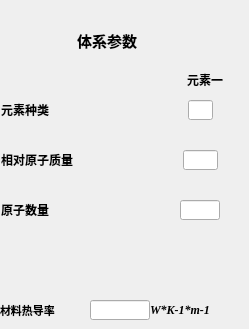
                 <widget class="QWidget" name="page_7">
                  <widget class="QWidget" name="widget_10" native="true">
                   <property name="geometry">
                    <rect>
                     <x>0</x>
                     <y>20</y>
                     <width>240</width>
                     <height>250</height>
                    </rect>
                   </property>
                   <property name="styleSheet">
                    <string notr="true">border-top-color: rgb(130, 130, 130);
border-bottom-color: rgb(130, 130, 130);
border-left-color: rgb(130, 130, 130);</string>
                   </property>
                   <widget class="QLabel" name="label_63">
                    <property name="geometry">
                     <rect>
                      <x>77</x>
                      <y>10</y>
                      <width>80</width>
                      <height>20</height>
                     </rect>
                    </property>
                    <property name="font">
                     <font>
                      <family>微软雅黑</family>
                      <pointsize>11</pointsize>
                      <weight>75</weight>
                      <bold>true</bold>
                     </font>
                    </property>
                    <property name="styleSheet">
                     <string notr="true">border-color: rgb(255, 255, 255);
color: rgb(0, 0, 0);</string>
                    </property>
                    <property name="text">
                     <string>体系参数</string>
                    </property>
                   </widget>
                   <widget class="QLabel" name="label_64">
                    <property name="geometry">
                     <rect>
                      <x>1</x>
                      <y>80</y>
                      <width>71</width>
                      <height>20</height>
                     </rect>
                    </property>
                    <property name="font">
                     <font>
                      <family>微软雅黑</family>
                      <pointsize>9</pointsize>
                      <weight>75</weight>
                      <bold>true</bold>
                     </font>
                    </property>
                    <property name="styleSheet">
                     <string notr="true">border-color: rgb(255, 255, 255);
color: rgb(0, 0, 0);</string>
                    </property>
                    <property name="text">
                     <string>元素种类</string>
                    </property>
                   </widget>
                   <widget class="QLabel" name="label_65">
                    <property name="geometry">
                     <rect>
                      <x>180</x>
                      <y>50</y>
                      <width>50</width>
                      <height>20</height>
                     </rect>
                    </property>
                    <property name="font">
                     <font>
                      <family>微软雅黑</family>
                      <pointsize>9</pointsize>
                      <weight>75</weight>
                      <bold>true</bold>
                     </font>
                    </property>
                    <property name="styleSheet">
                     <string notr="true">border-color: rgb(255, 255, 255);
color: rgb(0, 0, 0);</string>
                    </property>
                    <property name="text">
                     <string>元素一</string>
                    </property>
                    <property name="alignment">
                     <set>Qt::AlignCenter</set>
                    </property>
                   </widget>
                   <widget class="QLabel" name="label_66">
                    <property name="geometry">
                     <rect>
                      <x>1</x>
                      <y>130</y>
                      <width>101</width>
                      <height>20</height>
                     </rect>
                    </property>
                    <property name="font">
                     <font>
                      <family>微软雅黑</family>
                      <pointsize>9</pointsize>
                      <weight>75</weight>
                      <bold>true</bold>
                     </font>
                    </property>
                    <property name="styleSheet">
                     <string notr="true">border-color: rgb(255, 255, 255);
color: rgb(0, 0, 0);</string>
                    </property>
                    <property name="text">
                     <string>相对原子质量</string>
                    </property>
                   </widget>
                   <widget class="QLabel" name="label_67">
                    <property name="geometry">
                     <rect>
                      <x>1</x>
                      <y>180</y>
                      <width>81</width>
                      <height>20</height>
                     </rect>
                    </property>
                    <property name="font">
                     <font>
                      <family>微软雅黑</family>
                      <pointsize>9</pointsize>
                      <weight>75</weight>
                      <bold>true</bold>
                     </font>
                    </property>
                    <property name="styleSheet">
                     <string notr="true">border-color: rgb(255, 255, 255);
color: rgb(0, 0, 0);</string>
                    </property>
                    <property name="text">
                     <string>原子数量</string>
                    </property>
                   </widget>
                   <widget class="QLineEdit" name="exp1_ele1_lineEdit_2">
                    <property name="geometry">
                     <rect>
                      <x>188</x>
                      <y>80</y>
                      <width>25</width>
                      <height>20</height>
                     </rect>
                    </property>
                    <property name="font">
                     <font>
                      <family>Times New Roman</family>
                      <weight>75</weight>
                      <italic>true</italic>
                      <bold>true</bold>
                     </font>
                    </property>
                    <property name="styleSheet">
                     <string notr="true">border-color: rgb(255, 255, 255);
color: rgb(0, 0, 0);
border-bottom-color: rgb(0, 0, 0);</string>
                    </property>
                    <property name="alignment">
                     <set>Qt::AlignCenter</set>
                    </property>
                   </widget>
                   <widget class="QLineEdit" name="exp1_ele1_mass_lineEdit_2">
                    <property name="geometry">
                     <rect>
                      <x>183</x>
                      <y>130</y>
                      <width>35</width>
                      <height>20</height>
                     </rect>
                    </property>
                    <property name="font">
                     <font>
                      <family>Arial</family>
                      <weight>75</weight>
                      <bold>true</bold>
                     </font>
                    </property>
                    <property name="styleSheet">
                     <string notr="true">border-color: rgb(255, 255, 255);
color: rgb(0, 0, 0);
border-bottom-color: rgb(0, 0, 0);</string>
                    </property>
                    <property name="alignment">
                     <set>Qt::AlignCenter</set>
                    </property>
                   </widget>
                   <widget class="QLineEdit" name="exp1_ele1_num_lineEdit_2">
                    <property name="geometry">
                     <rect>
                      <x>180</x>
                      <y>180</y>
                      <width>40</width>
                      <height>20</height>
                     </rect>
                    </property>
                    <property name="font">
                     <font>
                      <family>Arial</family>
                      <weight>75</weight>
                      <bold>true</bold>
                     </font>
                    </property>
                    <property name="styleSheet">
                     <string notr="true">border-color: rgb(255, 255, 255);
color: rgb(0, 0, 0);
border-bottom-color: rgb(0, 0, 0);</string>
                    </property>
                    <property name="alignment">
                     <set>Qt::AlignCenter</set>
                    </property>
                   </widget>
                  </widget>
                  <widget class="QLabel" name="label_68">
                   <property name="geometry">
                    <rect>
                     <x>0</x>
                     <y>300</y>
                     <width>70</width>
                     <height>20</height>
                    </rect>
                   </property>
                   <property name="font">
                    <font>
                     <family>微软雅黑</family>
                     <pointsize>8</pointsize>
                     <weight>75</weight>
                     <bold>true</bold>
                    </font>
                   </property>
                   <property name="styleSheet">
                    <string notr="true">border-color: rgb(255, 255, 255);
color: rgb(0, 0, 0);</string>
                   </property>
                   <property name="text">
                    <string>材料热导率</string>
                   </property>
                  </widget>
                  <widget class="QLineEdit" name="exp_res_lineEdit_2">
                   <property name="geometry">
                    <rect>
                     <x>90</x>
                     <y>300</y>
                     <width>60</width>
                     <height>20</height>
                    </rect>
                   </property>
                   <property name="font">
                    <font>
                     <family>Arial</family>
                     <weight>75</weight>
                     <bold>true</bold>
                    </font>
                   </property>
                   <property name="styleSheet">
                    <string notr="true">border-color: rgb(255, 255, 255);
color: rgb(0, 0, 0);
border-bottom-color: rgb(0, 0, 0);</string>
                   </property>
                   <property name="text">
                    <string/>
                   </property>
                   <property name="alignment">
                    <set>Qt::AlignRight|Qt::AlignTrailing|Qt::AlignVCenter</set>
                   </property>
                  </widget>
                  <widget class="QLabel" name="label_49">
                   <property name="geometry">
                    <rect>
                     <x>150</x>
                     <y>300</y>
                     <width>81</width>
                     <height>20</height>
                    </rect>
                   </property>
                   <property name="font">
                    <font>
                     <family>Times New Roman</family>
                     <pointsize>9</pointsize>
                     <weight>75</weight>
                     <italic>true</italic>
                     <bold>true</bold>
                    </font>
                   </property>
                   <property name="styleSheet">
                    <string notr="true">color: rgb(0, 0, 0);</string>
                   </property>
                   <property name="text">
                    <string>W*K-1*m-1</string>
                   </property>
                  </widget>
                 </widget>
